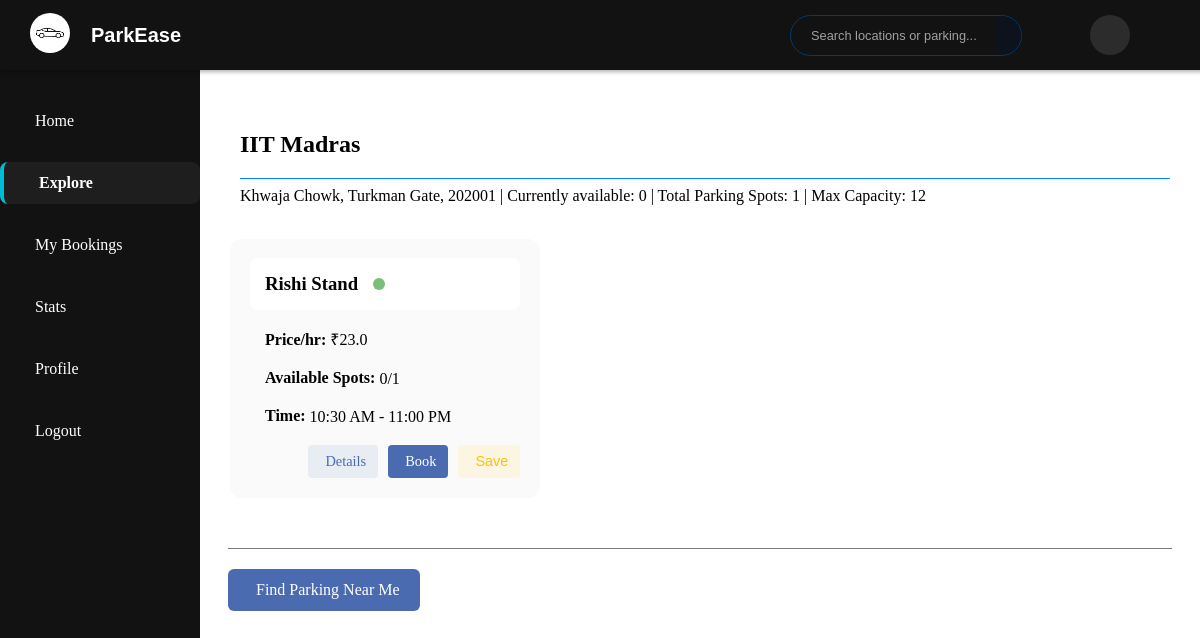
The page /user/parking_locations on the database as committed earlier.
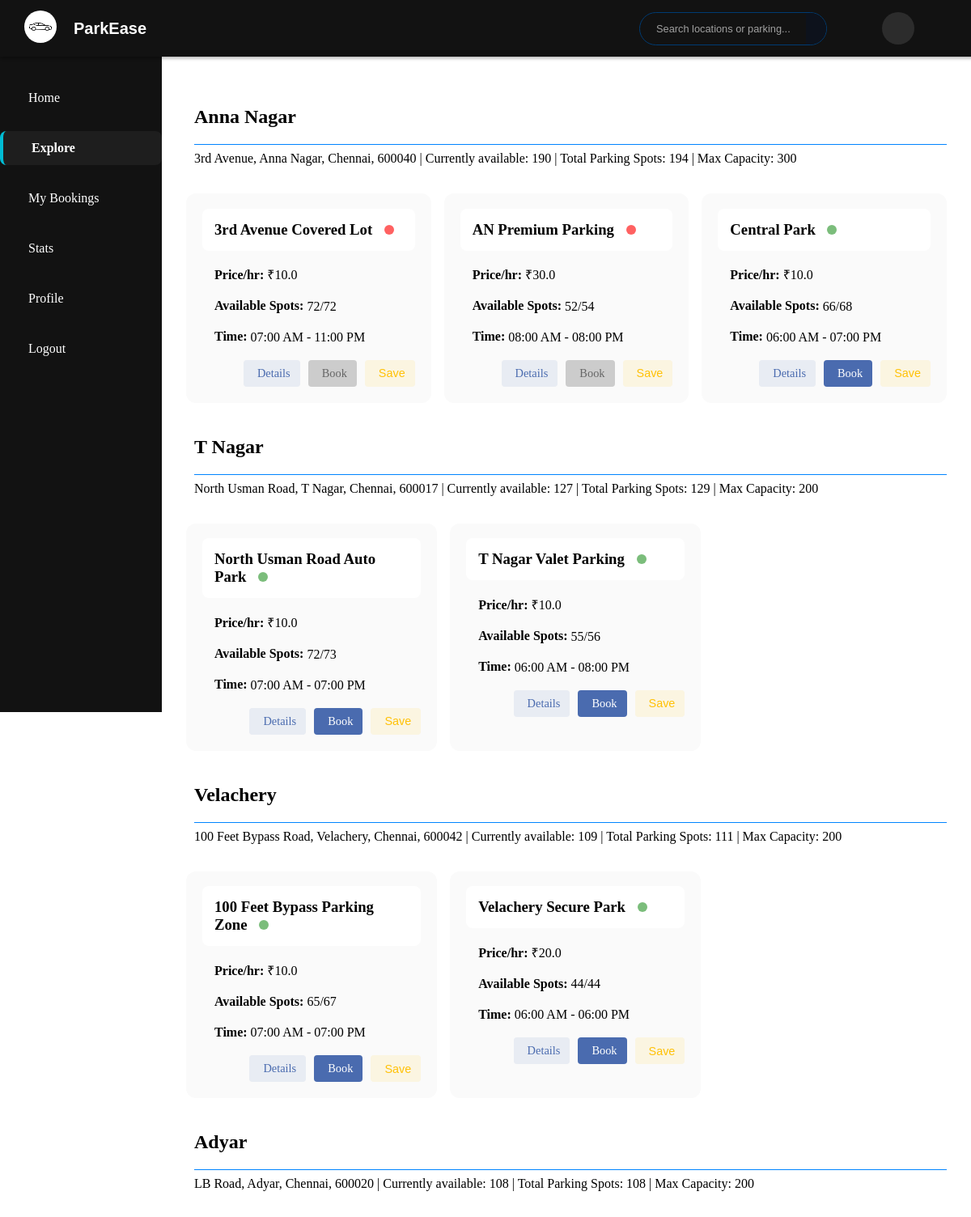
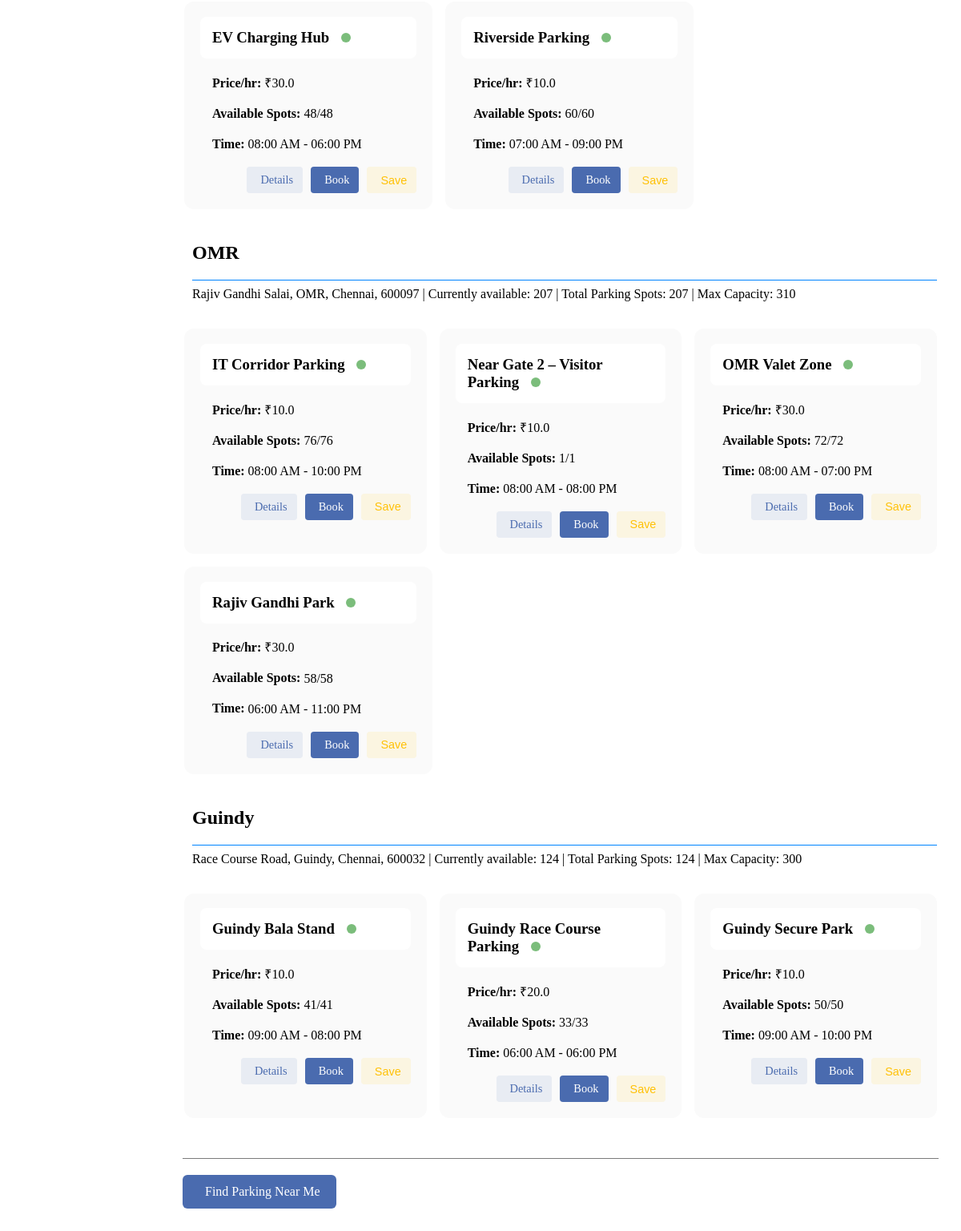
The same page on the database as committed later (2 pictures, top to bottom).
### model.py (models this page shows, shortened)
class ParkingSpot(db.Model):
    id = db.Column(db.Integer, primary_key=True)
    lot_id = db.Column(db.Integer, db.ForeignKey('parking_lot.id'))
    spot_number = db.Column(db.Integer, nullable=False)
    status = db.Column(db.String(1), default='A')  # A = Available, O = Occupied

class Location(db.Model):
    id = db.Column(db.Integer, primary_key=True)
    name = db.Column(db.String(100), nullable=False)
    address = db.Column(db.String(200), nullable=False)
    pin_code = db.Column(db.String(10))
    parking_lots = db.relationship('ParkingLot', backref='location_ref', lazy=True)

class ParkingLot(db.Model):
    id = db.Column(db.Integer, primary_key=True)
    prime_location_name = db.Column(db.String(100))
    price_per_hour = db.Column(db.Float)
    max_parking_spots = db.Column(db.Integer, nullable=False)
    available_spots = db.Column(db.Integer, nullable=False)
    available_from = db.Column(db.Time)
    available_to = db.Column(db.Time)
    is_active = db.Column(db.Boolean, default=True)
    image_url = db.Column(db.String)
    admin_notes = db.Column(db.Text)
    location_id = db.Column(db.Integer, db.ForeignKey('location.id'), nullable=False)
    spots = db.relationship('ParkingSpot', backref='lot', cascade='all, delete-orphan', lazy=True)

### routes/user_routes.py (the view)
@user_bp.route('/parking_locations')
def locations():
    now = datetime.now()
    locations = Location.query.options(
        joinedload(Location.parking_lots).joinedload(ParkingLot.spots)
    ).filter(Location.parking_lots.any(ParkingLot.is_active == True)).all()
    location_data = []
    for location in locations:
        active_lots = [lot for lot in location.parking_lots]
        if not active_lots:
            continue
        total_spots = sum(lot.max_parking_spots for lot in active_lots)
        available_spots = sum(lot.available_spots for lot in active_lots)
        lot_ids = [lot.id for location in locations for lot in location.parking_lots]
        currently_available = 0
        location_lots = []
        for lot in active_lots:
            lot_currently_available = 0
            for spot in lot.spots:
                if spot.status == 'A' or spot.status == 'B':  # Currently Not Occupied
                    conflict = Reservation.query.filter(
                        Reservation.spot_id == spot.id,
                        Reservation.status == 'Confirmed',
                        Reservation.expected_arrival >= now,
                        Reservation.expected_departure >= now
                    ).first()
                    lot_currently_available += 1
                    if not conflict:
                        pass
            currently_available += lot_currently_available
            location_lots.append({
                'id': lot.id,
                'prime_location_name': lot.prime_location_name,
                'price_per_hour': lot.price_per_hour,
                'available_from': lot.available_from,
                'available_to': lot.available_to,
                'is_active': lot.is_active,
                'currently_available_spots': lot_currently_available,  # Actual available now
                'available_spots': lot.available_spots,  # Admin-set available spots
                'total_spots': lot.max_parking_spots  # Max capacity
            })
        location_data.append({
            'name': location.name,
            'address': location.address,
            'pin_code': location.pin_code,
            'total_spots': total_spots,  # Total capacity
            'available_spots': available_spots,  # Admin-set available spots
            'currently_available_spots': currently_available,  # Actually available now
            'lots': location_lots
        })
    favorite_lot_ids = set()
    if current_user.is_authenticated:
        favorite_lot_ids = {f.lot_id for f in current_user.favorites}
    return render_template('user/locations.html',
                         lot_data=location_data,
                         favorite_lot_ids=favorite_lot_ids,
                         now=now)

### templates/user/locations.html (shortened to what this page needs)
{% extends 'user/udash_base.html' %}
{% block custom_styles %}
<link rel="stylesheet" href="{{ url_for('static', filename='/style/user/locations.css') }}">
{% endblock%}
{% block body %}
{% block content %}
<div class="locations-wrapper">
    {% for item in lot_data %}
    <div class="location-section">
        <div class="location-header">
            <h2>
                {{ item.name }}
            </h2>
        </div>
        <p class="location-address">
            {{ item.address }}, {{ item.pin_code }} | Currently available: {{ item.currently_available_spots }} | Total Parking Spots: {{
            item.available_spots }} |   Max Capacity: {{item.total_spots}}
        </p>
        <div class="lot-cards">
            {% for lot in item.lots %}
            <div class="lot-card">
                <h3>
                    {{ lot.prime_location_name }}
                    <div class="status-dot {% if lot.is_active %}active{% else %}inactive{% endif %}"></div>
                </h3>
                <div class="card-details">
                    <p><strong>
                            Price/hr:</strong> ₹{{ lot.price_per_hour }}</p>
                    <p><strong>
                            Available Spots:</strong> {{ lot.currently_available_spots }}/{{ lot.available_spots }}
                    </p>
                    <p><strong>
                            Time:</strong>
                        {{ lot.available_from.strftime('%I:%M %p') }} - {{ lot.available_to.strftime('%I:%M %p') }}
                    </p>
                </div>
                <div class="card-actions">
                    <a href="{{ url_for('user.view_parking_details', lot_id=lot.id) }}" class="action-btn details-btn"
                        title="View Details">
                        <span class="action-label">Details</span>
                    </a>
                    <a href="{{ url_for('user.book_parking', lot_id=lot.id) }}" class="action-btn book-btn
                    {% if not lot.is_active %}
                    disabled
                    {% endif %}" {% if not lot.is_active %} aria-disabled="true" {%endif %}>
                        Book
                    </a>
                    <button class="action-btn favorite-btn" title="Add to Favorites"
                        onclick="toggleFavorite({{ lot.id }})">
                        <span class="action-label">Save</span>
                    </button>
                </div>
            </div>
            {% endfor %}
        </div>
    </div>
    {% endfor %}
</div>
<div class="find-parking">
    <a href="{{url_for('user.search')}}" class="find-parking-btn">
         Find Parking Near Me
    </a>
</div>
{% endblock %}
{% endblock %}

### templates/user/udash_base.html (shortened to what this page needs)
<!DOCTYPE html>
<html lang="en">
<head>
    {% block base_styling %}
    <link rel="stylesheet" href="{{ url_for('static', filename='style/user/udash_base.css') }}">
    <link rel="stylesheet" href="{{ url_for('static', filename='style/user/dashboard.css') }}">
    {% endblock %}
    {% block custom_styles %}
    {% endblock %}
</head>
<body>
    <nav class="user-nav-bar">
        <div class="company-container">
            <div class="company-logo-div">
                <a href="#">
                    <img class="company-logo-img" src="{{ url_for('static', filename='image/ParkEase Logo.png') }}"
                        alt="company logo" style="border-radius: 50%;">
                </a>
            </div>
            <div class="company-name">
                <a href="{{ url_for('user.dashboard') }}">
                    <button class="company-name-btn">ParkEase</button>
                </a>
            </div>
        </div>
        <div class="right-section">
            <div class="search-container">
                <form action="{{ url_for('user.search') }}" method="GET" class="search-form">
                    <input type="text" class="search-input" name="query" placeholder="Search locations or parking..."
                        aria-label="Search">
                    <button class="search-btn" type="submit" aria-label="Submit search">
                    </button>
                </form>
            </div>
            <div class="profile-icon">
            </div>
        </div>
    </nav>
    <div class="sidebar">
        <ul class="nav-links">
            {% set current_path = request.path %}
            <li>
                <a href="{{ url_for('user.dashboard') }}" class="{% if current_path == url_for('user.dashboard') %}active{% endif %}">
                    <span class="title">Home</span>
                </a>
            </li>
            <li>
                <a href="{{ url_for('user.locations') }}" class="{% if current_path == url_for('user.locations') %}active{% endif %}">
                    <span class="title">Explore</span>
                </a>
            </li>
            <li>
                <a href="{{ url_for('user.bookings') }}" class="{% if current_path == url_for('user.bookings') %}active{% endif %}">
                    <span class="title">My Bookings</span>
                </a>
            </li>
            <li>
                <a href="{{ url_for('user.statistics') }}" class="{% if current_path == url_for('user.statistics') %}active{% endif %}">
                    <span class="title">Stats</span>
                </a>
            </li>
            <li>
                <a href="{{ url_for('user.profile') }}" class="{% if current_path == url_for('user.profile') %}active{% endif %}">
                    <span class="title">Profile</span>
                </a>
            </li>
            <li class="logout-link">
                <a href="{{ url_for('logout') }}">
                    <span class="title">Logout</span>
                </a>
            </li>
        </ul>
    </div>
    <div class="main-content">
        {% block body %}{% endblock %}
    </div>
</body>
</html>

### static/style/user/udash_base.css (style rules this page uses)
.main-content { margin-top: 70px; margin-left: 200px; padding: 20px; overflow-y: auto; min-height: calc(100vh - 70px); }
.user-nav-bar { position: fixed; top: 0; left: 0; height: 70px; width: 100%; background-color: #121212; display: flex; justify-content: space-between; align-items: center; padding: 0 30px; box-shadow: 0 2px 4px rgba(0,0,0,0.3); z-index: 999; }
.nav-links a.active { background-color: #1e1e1e; border-left: 4px solid #00bcd4; font-weight: bold; border-radius: 8px; }
.company-container { display: flex; align-items: center; }
.company-logo-img { height: 40px; width: auto; }
.company-name-btn { background: none; border: none; color: #ffffff; font-size: 20px; margin-left: 15px; font-weight: 600; cursor: pointer; transition: color 0.3s ease; }
.right-section { display: flex; align-items: center; margin-left: auto; padding-right: 100px; }
.search-container { max-width: 300px; width: 300px; padding-right: 00px; display: flex; align-items: center; }
.search-form { display: flex; align-items: right; border-radius: 30px; border: 1px solid rgb(0, 59, 114); overflow: hidden; transition: all 0.3s ease; }
.search-input { flex: 1; padding: 12px 20px; border: none; outline: none; font-size: 0.8rem; color: #a0a0a0; background: transparent; }
.search-input::placeholder { color: #a0a0a0; }
.search-btn { background: #0d121c; border: none; padding: 10px 15px 10px 10px; cursor: pointer; transition: background 0.2s ease; }
.profile-icon { display: flex; align-items: center; justify-content: center; background-color: #2c2c2c; border-radius: 50%; width: 40px; height: 40px; margin-left: 0px; cursor: pointer; transition: background 0.3s ease; }
.sidebar { position: fixed; top: 0; left: 0; width: 200px; height: 100vh; background: #121212; padding-top: 80px; color: white; }
.nav-links { list-style: none; padding: 0; }
.nav-links li { margin: 20px 0; }
.nav-links a { color: white; display: flex; align-items: center; text-decoration: none; padding: 12px 20px; transition: 0.3s ease; }
.nav-links .title { font-size: 16px; }

### static/style/user/dashboard.css (style rules this page uses)
.find-parking-btn { background-color: #4a6baf; color: white; padding: 10px 20px; border-radius: 6px; text-decoration: none; display: inline-flex; align-items: center; gap: 8px; transition: background-color 0.2s; }
.find-parking-btn { display: inline-flex; align-items: center; gap: 0.5rem; padding: 0.7rem 1.5rem; background: #3498db; color: white; border-radius: 8px; text-decoration: none; font-weight: 500; transition: background 0.2s; }

### static/style/user/locations.css (style rules this page uses)
.location-section { margin: 2px; }
.location-header h2 { border-bottom: 1px solid rgb(0, 132, 255); padding-bottom: 15px; margin-bottom: 0px; margin-top: 40px; margin-left: 10px; }
.location-address { padding-bottom: 15px; padding-left: 10px; padding-top: 5px; margin-top: 2px; }
.lot-cards { display: flex; flex-wrap: wrap; gap: 1rem; }
.lot-cards > * { flex: 1 1 calc(25% - 1rem); box-sizing: border-box; }
.lot-card { padding: 20px; padding-top: 0px; background-color: #fafafa; border-radius: 12px; max-width: 33%; }
.lot-card h3 { align-items: center; background-color: white; padding: 15px; border-radius: 8px; }
.card-details { padding-left: 15px; }
.status-dot { width: 12px; height: 12px; margin-left: 10px; margin-top: 0px; border-radius: 50%; display: inline-block; }
.status-dot.active { background-color: rgba(0, 128, 0, 0.518); }
.status-dot.inactive { background-color: rgba(255, 0, 0, 0.619); }
.card-actions { display: flex; gap: 10px; margin-top: 15px; justify-content: flex-end; }
.action-btn { display: flex; align-items: center; gap: 5px; padding: 8px 12px; border-radius: 4px; text-decoration: none; font-size: 0.9rem; transition: all 0.2s ease; border: none; cursor: pointer; }
.action-label { display: none; }
.details-btn { background: rgba(74, 107, 175, 0.1); color: #4a6baf; }
.book-btn { background: #4a6baf; color: white; }
.book-btn.disabled { background: #cccccc; color: #666666; cursor: not-allowed; }
.favorite-btn { background: rgba(255, 193, 7, 0.1); color: #ffc107; }
.find-parking { border-top: 1px solid rgb(123, 123, 123); margin-top: 50px; }
.find-parking-btn { display: inline-flex; align-items: center; gap: 8px; background: #4a6baf; color: white; padding: 12px 20px; border-radius: 6px; text-decoration: none; margin-top: 20px; font-weight: 500; }
@media (min-width: 768px) { .action-label { display: inline; } }

Rows that differ between the two databases and show on the page:
changed ParkingSpot: name "IIT Madras" → "Anna Nagar"; address "Khwaja Chowk, Turkman Gate" → "3rd Avenue, Anna Nagar, Chennai"; pin_code "202001" → "600040"; currently_available_spots "0" → "190"; available_spots "1" → "194"; total_spots "12" → "300"; prime_location_name "Rishi Stand" → "3rd Avenue Covered Lot"; price_per_hour "23.0" → "10.0"; currently_available_spots "0" → "72"; available_spots "1" → "72"; available_from "10:30 AM" → "07:00 AM"
added ParkingSpot: prime_location_name "AN Premium Parking", price_per_hour "30.0", currently_available_spots "52", available_spots "54", available_from "08:00 AM", available_to "08:00 PM", shown under "Anna Nagar"
added ParkingSpot: prime_location_name "Central Park", price_per_hour "10.0", currently_available_spots "66", available_spots "68", available_from "06:00 AM", available_to "07:00 PM", shown under "Anna Nagar"
added ParkingSpot: name "T Nagar", address "North Usman Road, T Nagar, Chennai", pin_code "600017", currently_available_spots "127", available_spots "129", total_spots "200", prime_location_name "North Usman Road Auto Park", price_per_hour "10.0", currently_available_spots "72", available_spots "73", available_from "07:00 AM", available_to "07:00 PM"
added ParkingSpot: prime_location_name "T Nagar Valet Parking", price_per_hour "10.0", currently_available_spots "55", available_spots "56", available_from "06:00 AM", available_to "08:00 PM", shown under "T Nagar"
added ParkingSpot: name "Velachery", address "100 Feet Bypass Road, Velachery, Chennai", pin_code "600042", currently_available_spots "109", available_spots "111", total_spots "200", prime_location_name "100 Feet Bypass Parking Zone", price_per_hour "10.0", currently_available_spots "65", available_spots "67", available_from "07:00 AM", available_to "07:00 PM"
added ParkingSpot: prime_location_name "Velachery Secure Park", price_per_hour "20.0", currently_available_spots "44", available_spots "44", available_from "06:00 AM", available_to "06:00 PM", shown under "Velachery"
added ParkingSpot: name "Adyar", address "LB Road, Adyar, Chennai", pin_code "600020", currently_available_spots "108", available_spots "108", total_spots "200", prime_location_name "EV Charging Hub", price_per_hour "30.0", currently_available_spots "48", available_spots "48", available_from "08:00 AM", available_to "06:00 PM"
added ParkingSpot: prime_location_name "Riverside Parking", price_per_hour "10.0", currently_available_spots "60", available_spots "60", available_from "07:00 AM", available_to "09:00 PM", shown under "Adyar"
added ParkingSpot: name "OMR", address "Rajiv Gandhi Salai, OMR, Chennai", pin_code "600097", currently_available_spots "207", available_spots "207", total_spots "310", prime_location_name "IT Corridor Parking", price_per_hour "10.0", currently_available_spots "76", available_spots "76", available_from "08:00 AM", available_to "10:00 PM"
added ParkingSpot: prime_location_name "Near Gate 2 – Visitor Parking", price_per_hour "10.0", currently_available_spots "1", available_spots "1", available_from "08:00 AM", available_to "08:00 PM", shown under "OMR"
added ParkingSpot: prime_location_name "OMR Valet Zone", price_per_hour "30.0", currently_available_spots "72", available_spots "72", available_from "08:00 AM", available_to "07:00 PM", shown under "OMR"
added ParkingSpot: prime_location_name "Rajiv Gandhi Park", price_per_hour "30.0", currently_available_spots "58", available_spots "58", available_from "06:00 AM", available_to "11:00 PM", shown under "OMR"
added ParkingSpot: name "Guindy", address "Race Course Road, Guindy, Chennai", pin_code "600032", currently_available_spots "124", available_spots "124", total_spots "300", prime_location_name "Guindy Bala Stand", price_per_hour "10.0", currently_available_spots "41", available_spots "41", available_from "09:00 AM", available_to "08:00 PM"
added ParkingSpot: prime_location_name "Guindy Race Course Parking", price_per_hour "20.0", currently_available_spots "33", available_spots "33", available_from "06:00 AM", available_to "06:00 PM", shown under "Guindy"
added ParkingSpot: prime_location_name "Guindy Secure Park", price_per_hour "10.0", currently_available_spots "50", available_spots "50", available_from "09:00 AM", available_to "10:00 PM", shown under "Guindy"
